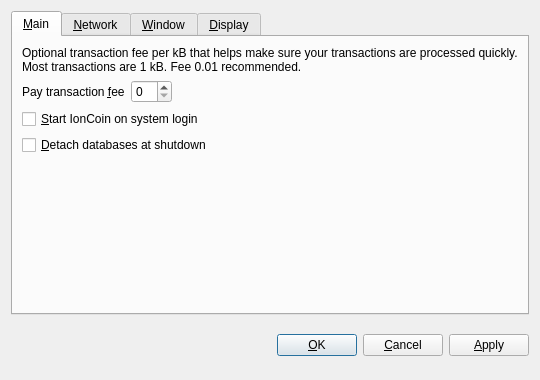
<?xml version="1.0" encoding="UTF-8"?>
<ui version="4.0">
 <class>OptionsDialog</class>
 <widget class="QDialog" name="OptionsDialog">
  <property name="geometry">
   <rect>
    <x>0</x>
    <y>0</y>
    <width>540</width>
    <height>380</height>
   </rect>
  </property>
  <property name="windowTitle">
   <string>Options</string>
  </property>
  <property name="modal">
   <bool>true</bool>
  </property>
  <layout class="QVBoxLayout" name="verticalLayout">
   <item>
    <widget class="QTabWidget" name="tabWidget">
     <property name="tabPosition">
      <enum>QTabWidget::North</enum>
     </property>
     <property name="currentIndex">
      <number>0</number>
     </property>
     <widget class="QWidget" name="tabMain">
      <attribute name="title">
       <string>&amp;Main</string>
      </attribute>
      <layout class="QVBoxLayout" name="verticalLayout_Main">
       <item>
        <widget class="QLabel" name="transactionFeeInfoLabel">
         <property name="text">
          <string>Optional transaction fee per kB that helps make sure your transactions are processed quickly. Most transactions are 1 kB. Fee 0.01 recommended.</string>
         </property>
         <property name="textFormat">
          <enum>Qt::PlainText</enum>
         </property>
         <property name="wordWrap">
          <bool>true</bool>
         </property>
        </widget>
       </item>
       <item>
        <layout class="QHBoxLayout" name="horizontalLayout_Main">
         <item>
          <widget class="QLabel" name="transactionFeeLabel">
           <property name="text">
            <string>Pay transaction &amp;fee</string>
           </property>
           <property name="textFormat">
            <enum>Qt::PlainText</enum>
           </property>
           <property name="buddy">
            <cstring>transactionFee</cstring>
           </property>
          </widget>
         </item>
         <item>
          <widget class="BitcoinAmountField" name="transactionFee"/>
         </item>
         <item>
          <spacer name="horizontalSpacer_Main">
           <property name="orientation">
            <enum>Qt::Horizontal</enum>
           </property>
           <property name="sizeHint" stdset="0">
            <size>
             <width>40</width>
             <height>20</height>
            </size>
           </property>
          </spacer>
         </item>
        </layout>
       </item>
       <item>
        <widget class="QCheckBox" name="bitcoinAtStartup">
         <property name="toolTip">
          <string>Automatically start IonCoin after logging in to the system.</string>
         </property>
         <property name="text">
          <string>&amp;Start IonCoin on system login</string>
         </property>
        </widget>
       </item>
       <item>
        <widget class="QCheckBox" name="detachDatabases">
         <property name="toolTip">
          <string>Detach block and address databases at shutdown. This means they can be moved to another data directory, but it slows down shutdown. The wallet is always detached.</string>
         </property>
         <property name="text">
          <string>&amp;Detach databases at shutdown</string>
         </property>
        </widget>
       </item>
       <item>
        <spacer name="verticalSpacer_Main">
         <property name="orientation">
          <enum>Qt::Vertical</enum>
         </property>
         <property name="sizeHint" stdset="0">
          <size>
           <width>20</width>
           <height>40</height>
          </size>
         </property>
        </spacer>
       </item>
      </layout>
     </widget>
     <widget class="QWidget" name="tabNetwork">
      <attribute name="title">
       <string>&amp;Network</string>
      </attribute>
      <layout class="QVBoxLayout" name="verticalLayout_Network">
       <item>
        <widget class="QCheckBox" name="mapPortUpnp">
         <property name="toolTip">
          <string>Automatically open the IonCoin client port on the router. This only works when your router supports UPnP and it is enabled.</string>
         </property>
         <property name="text">
          <string>Map port using &amp;UPnP</string>
         </property>
        </widget>
       </item>
       <item>
        <widget class="QCheckBox" name="connectSocks">
         <property name="toolTip">
          <string>Connect to the IonCoin network through a SOCKS proxy (e.g. when connecting through Tor).</string>
         </property>
         <property name="text">
          <string>&amp;Connect through SOCKS proxy:</string>
         </property>
        </widget>
       </item>
       <item>
        <layout class="QHBoxLayout" name="horizontalLayout_Network">
         <item>
          <widget class="QLabel" name="proxyIpLabel">
           <property name="text">
            <string>Proxy &amp;IP:</string>
           </property>
           <property name="textFormat">
            <enum>Qt::PlainText</enum>
           </property>
           <property name="buddy">
            <cstring>proxyIp</cstring>
           </property>
          </widget>
         </item>
         <item>
          <widget class="QValidatedLineEdit" name="proxyIp">
           <property name="maximumSize">
            <size>
             <width>140</width>
             <height>16777215</height>
            </size>
           </property>
           <property name="toolTip">
            <string>IP address of the proxy (e.g. 127.0.0.1)</string>
           </property>
          </widget>
         </item>
         <item>
          <widget class="QLabel" name="proxyPortLabel">
           <property name="text">
            <string>&amp;Port:</string>
           </property>
           <property name="textFormat">
            <enum>Qt::PlainText</enum>
           </property>
           <property name="buddy">
            <cstring>proxyPort</cstring>
           </property>
          </widget>
         </item>
         <item>
          <widget class="QLineEdit" name="proxyPort">
           <property name="maximumSize">
            <size>
             <width>55</width>
             <height>16777215</height>
            </size>
           </property>
           <property name="toolTip">
            <string>Port of the proxy (e.g. 9050)</string>
           </property>
          </widget>
         </item>
         <item>
          <widget class="QLabel" name="socksVersionLabel">
           <property name="text">
            <string>SOCKS &amp;Version:</string>
           </property>
           <property name="textFormat">
            <enum>Qt::PlainText</enum>
           </property>
           <property name="buddy">
            <cstring>socksVersion</cstring>
           </property>
          </widget>
         </item>
         <item>
          <widget class="QValueComboBox" name="socksVersion">
           <property name="toolTip">
            <string>SOCKS version of the proxy (e.g. 5)</string>
           </property>
          </widget>
         </item>
         <item>
          <spacer name="horizontalSpacer_Network">
           <property name="orientation">
            <enum>Qt::Horizontal</enum>
           </property>
           <property name="sizeHint" stdset="0">
            <size>
             <width>40</width>
             <height>20</height>
            </size>
           </property>
          </spacer>
         </item>
        </layout>
       </item>
       <item>
        <spacer name="verticalSpacer_Network">
         <property name="orientation">
          <enum>Qt::Vertical</enum>
         </property>
         <property name="sizeHint" stdset="0">
          <size>
           <width>20</width>
           <height>40</height>
          </size>
         </property>
        </spacer>
       </item>
      </layout>
     </widget>
     <widget class="QWidget" name="tabWindow">
      <attribute name="title">
       <string>&amp;Window</string>
      </attribute>
      <layout class="QVBoxLayout" name="verticalLayout_Window">
       <item>
        <widget class="QCheckBox" name="minimizeToTray">
         <property name="toolTip">
          <string>Show only a tray icon after minimizing the window.</string>
         </property>
         <property name="text">
          <string>&amp;Minimize to the tray instead of the taskbar</string>
         </property>
        </widget>
       </item>
       <item>
        <widget class="QCheckBox" name="minimizeOnClose">
         <property name="toolTip">
          <string>Minimize instead of exit the application when the window is closed. When this option is enabled, the application will be closed only after selecting Quit in the menu.</string>
         </property>
         <property name="text">
          <string>M&amp;inimize on close</string>
         </property>
        </widget>
       </item>
       <item>
        <spacer name="verticalSpacer_Window">
         <property name="orientation">
          <enum>Qt::Vertical</enum>
         </property>
         <property name="sizeHint" stdset="0">
          <size>
           <width>20</width>
           <height>40</height>
          </size>
         </property>
        </spacer>
       </item>
      </layout>
     </widget>
     <widget class="QWidget" name="tabDisplay">
      <attribute name="title">
       <string>&amp;Display</string>
      </attribute>
      <layout class="QVBoxLayout" name="verticalLayout_Display">
       <item>
        <layout class="QHBoxLayout" name="horizontalLayout_1_Display">
         <item>
          <widget class="QLabel" name="langLabel">
           <property name="text">
            <string>User Interface &amp;language:</string>
           </property>
           <property name="textFormat">
            <enum>Qt::PlainText</enum>
           </property>
           <property name="buddy">
            <cstring>lang</cstring>
           </property>
          </widget>
         </item>
         <item>
          <widget class="QValueComboBox" name="lang">
           <property name="toolTip">
            <string>The user interface language can be set here. This setting will take effect after restarting IonCoin.</string>
           </property>
          </widget>
         </item>
        </layout>
       </item>
       <item>
        <layout class="QHBoxLayout" name="horizontalLayout_2_Display">
         <item>
          <widget class="QLabel" name="unitLabel">
           <property name="text">
            <string>&amp;Unit to show amounts in:</string>
           </property>
           <property name="textFormat">
            <enum>Qt::PlainText</enum>
           </property>
           <property name="buddy">
            <cstring>unit</cstring>
           </property>
          </widget>
         </item>
         <item>
          <widget class="QValueComboBox" name="unit">
           <property name="toolTip">
            <string>Choose the default subdivision unit to show in the interface and when sending coins.</string>
           </property>
          </widget>
         </item>
        </layout>
       </item>
       <item>
        <widget class="QCheckBox" name="displayAddresses">
         <property name="toolTip">
          <string>Whether to show IonCoin addresses in the transaction list or not.</string>
         </property>
         <property name="text">
          <string>&amp;Display addresses in transaction list</string>
         </property>
        </widget>
       </item>
       <item>
         <widget class="QCheckBox" name="coinControlFeatures">
          <property name="toolTip">
           <string>Whether to show coin control features or not.</string>
          </property>
          <property name="text">
           <string>Display coin &amp;control features (experts only!)</string>
          </property>
         </widget>
        </item>
       <item>
        <spacer name="verticalSpacer_Display">
         <property name="orientation">
          <enum>Qt::Vertical</enum>
         </property>
         <property name="sizeHint" stdset="0">
          <size>
           <width>20</width>
           <height>40</height>
          </size>
         </property>
        </spacer>
       </item>
      </layout>
     </widget>
    </widget>
   </item>
   <item>
    <layout class="QHBoxLayout" name="horizontalLayout_Buttons">
     <item>
      <spacer name="horizontalSpacer_1">
       <property name="orientation">
        <enum>Qt::Horizontal</enum>
       </property>
       <property name="sizeHint" stdset="0">
        <size>
         <width>40</width>
         <height>48</height>
        </size>
       </property>
      </spacer>
     </item>
     <item>
      <widget class="QLabel" name="statusLabel">
       <property name="font">
        <font>
         <weight>75</weight>
         <bold>true</bold>
        </font>
       </property>
       <property name="text">
        <string/>
       </property>
       <property name="textFormat">
        <enum>Qt::PlainText</enum>
       </property>
       <property name="wordWrap">
        <bool>true</bool>
       </property>
      </widget>
     </item>
     <item>
      <spacer name="horizontalSpacer_2">
       <property name="orientation">
        <enum>Qt::Horizontal</enum>
       </property>
       <property name="sizeHint" stdset="0">
        <size>
         <width>40</width>
         <height>48</height>
        </size>
       </property>
      </spacer>
     </item>
     <item>
      <widget class="QPushButton" name="okButton">
       <property name="text">
        <string>&amp;OK</string>
       </property>
      </widget>
     </item>
     <item>
      <widget class="QPushButton" name="cancelButton">
       <property name="text">
        <string>&amp;Cancel</string>
       </property>
       <property name="autoDefault">
        <bool>false</bool>
       </property>
      </widget>
     </item>
     <item>
      <widget class="QPushButton" name="applyButton">
       <property name="text">
        <string>&amp;Apply</string>
       </property>
       <property name="autoDefault">
        <bool>false</bool>
       </property>
      </widget>
     </item>
    </layout>
   </item>
  </layout>
 </widget>
 <customwidgets>
  <customwidget>
   <class>BitcoinAmountField</class>
   <extends>QSpinBox</extends>
   <header>bitcoinamountfield.h</header>
  </customwidget>
  <customwidget>
   <class>QValueComboBox</class>
   <extends>QComboBox</extends>
   <header>qvaluecombobox.h</header>
  </customwidget>
  <customwidget>
   <class>QValidatedLineEdit</class>
   <extends>QLineEdit</extends>
   <header>qvalidatedlineedit.h</header>
  </customwidget>
 </customwidgets>
 <resources/>
 <connections/>
</ui>
